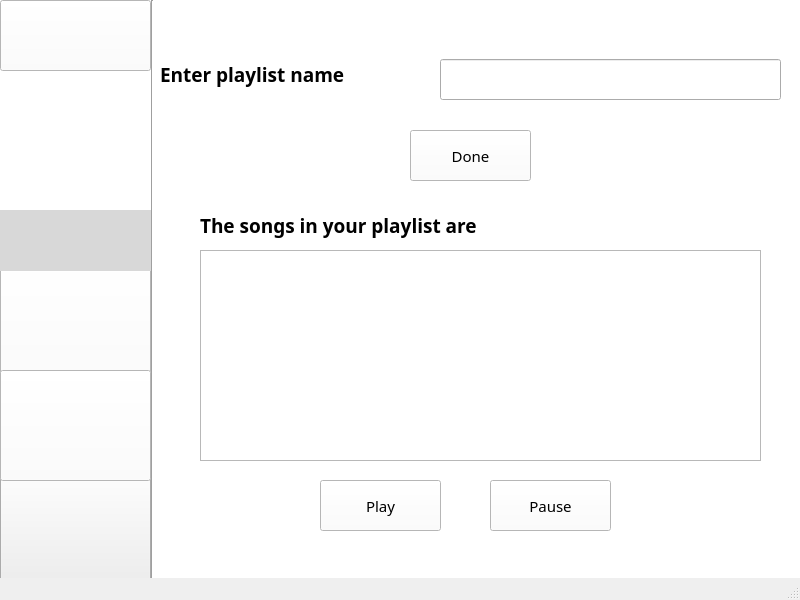
<?xml version="1.0" encoding="UTF-8"?>
<ui version="4.0">
 <class>MainWindow</class>
 <widget class="QMainWindow" name="MainWindow">
  <property name="geometry">
   <rect>
    <x>0</x>
    <y>0</y>
    <width>800</width>
    <height>600</height>
   </rect>
  </property>
  <property name="windowTitle">
   <string>MainWindow</string>
  </property>
  <widget class="QWidget" name="centralwidget">
   <widget class="QLabel" name="label_4">
    <property name="geometry">
     <rect>
      <x>160</x>
      <y>39</y>
      <width>261</width>
      <height>71</height>
     </rect>
    </property>
    <property name="font">
     <font>
      <family>Arial Black</family>
      <pointsize>14</pointsize>
      <weight>75</weight>
      <bold>true</bold>
     </font>
    </property>
    <property name="styleSheet">
     <string notr="true">alternate-background-color: rgb(85, 170, 255);</string>
    </property>
    <property name="text">
     <string>Enter playlist name</string>
    </property>
   </widget>
   <widget class="QLabel" name="label_6">
    <property name="geometry">
     <rect>
      <x>200</x>
      <y>190</y>
      <width>481</width>
      <height>71</height>
     </rect>
    </property>
    <property name="font">
     <font>
      <family>Arial Black</family>
      <pointsize>14</pointsize>
      <weight>75</weight>
      <bold>true</bold>
     </font>
    </property>
    <property name="styleSheet">
     <string notr="true">alternate-background-color: rgb(85, 170, 255);</string>
    </property>
    <property name="text">
     <string>The songs in your playlist are</string>
    </property>
   </widget>
   <widget class="QPushButton" name="pushButton_7">
    <property name="geometry">
     <rect>
      <x>320</x>
      <y>480</y>
      <width>121</width>
      <height>51</height>
     </rect>
    </property>
    <property name="font">
     <font>
      <family>Arial Rounded MT Bold</family>
      <pointsize>11</pointsize>
     </font>
    </property>
    <property name="styleSheet">
     <string notr="true">background-color: rgb(255, 255, 255);</string>
    </property>
    <property name="text">
     <string>Play</string>
    </property>
   </widget>
   <widget class="QPushButton" name="pushButton_6">
    <property name="geometry">
     <rect>
      <x>0</x>
      <y>460</y>
      <width>151</width>
      <height>121</height>
     </rect>
    </property>
    <property name="font">
     <font>
      <family>Arial Rounded MT Bold</family>
      <pointsize>11</pointsize>
     </font>
    </property>
    <property name="styleSheet">
     <string notr="true"/>
    </property>
    <property name="text">
     <string/>
    </property>
    <property name="icon">
     <iconset>
      <normaloff>../../cy.jpeg</normaloff>../../cy.jpeg</iconset>
    </property>
    <property name="iconSize">
     <size>
      <width>220</width>
      <height>113</height>
     </size>
    </property>
   </widget>
   <widget class="QLineEdit" name="lineEdit_2">
    <property name="geometry">
     <rect>
      <x>440</x>
      <y>59</y>
      <width>341</width>
      <height>41</height>
     </rect>
    </property>
   </widget>
   <widget class="QPushButton" name="pushButton">
    <property name="geometry">
     <rect>
      <x>0</x>
      <y>0</y>
      <width>151</width>
      <height>71</height>
     </rect>
    </property>
    <property name="styleSheet">
     <string notr="true">background-color: rgb(255, 255, 255);</string>
    </property>
    <property name="text">
     <string/>
    </property>
    <property name="icon">
     <iconset>
      <normaloff>../../h.jpeg</normaloff>../../h.jpeg</iconset>
    </property>
    <property name="iconSize">
     <size>
      <width>150</width>
      <height>78</height>
     </size>
    </property>
    <property name="autoDefault">
     <bool>true</bool>
    </property>
    <property name="default">
     <bool>false</bool>
    </property>
   </widget>
   <widget class="Line" name="line">
    <property name="geometry">
     <rect>
      <x>132</x>
      <y>0</y>
      <width>41</width>
      <height>581</height>
     </rect>
    </property>
    <property name="orientation">
     <enum>Qt::Vertical</enum>
    </property>
   </widget>
   <widget class="QPushButton" name="pushButton_8">
    <property name="geometry">
     <rect>
      <x>0</x>
      <y>140</y>
      <width>151</width>
      <height>81</height>
     </rect>
    </property>
    <property name="font">
     <font>
      <pointsize>11</pointsize>
     </font>
    </property>
    <property name="text">
     <string/>
    </property>
    <property name="icon">
     <iconset>
      <normaloff>../../settings.jpeg</normaloff>../../settings.jpeg</iconset>
    </property>
    <property name="iconSize">
     <size>
      <width>150</width>
      <height>78</height>
     </size>
    </property>
    <property name="autoDefault">
     <bool>true</bool>
    </property>
    <property name="default">
     <bool>true</bool>
    </property>
    <property name="flat">
     <bool>true</bool>
    </property>
   </widget>
   <widget class="QPushButton" name="pushButton_4">
    <property name="geometry">
     <rect>
      <x>410</x>
      <y>130</y>
      <width>121</width>
      <height>51</height>
     </rect>
    </property>
    <property name="font">
     <font>
      <family>Arial Rounded MT Bold</family>
      <pointsize>11</pointsize>
     </font>
    </property>
    <property name="styleSheet">
     <string notr="true">background-color: rgb(255, 255, 255);</string>
    </property>
    <property name="text">
     <string>Done</string>
    </property>
   </widget>
   <widget class="QPushButton" name="pushButton_2">
    <property name="geometry">
     <rect>
      <x>0</x>
      <y>70</y>
      <width>151</width>
      <height>71</height>
     </rect>
    </property>
    <property name="mouseTracking">
     <bool>false</bool>
    </property>
    <property name="styleSheet">
     <string notr="true">background-color: rgb(85, 170, 255);</string>
    </property>
    <property name="text">
     <string/>
    </property>
    <property name="icon">
     <iconset>
      <normaloff>../../WhatsApp Image 2020-05-10 at 8.41.22 PM.jpeg</normaloff>../../WhatsApp Image 2020-05-10 at 8.41.22 PM.jpeg</iconset>
    </property>
    <property name="iconSize">
     <size>
      <width>150</width>
      <height>78</height>
     </size>
    </property>
    <property name="checkable">
     <bool>false</bool>
    </property>
    <property name="autoDefault">
     <bool>true</bool>
    </property>
    <property name="default">
     <bool>true</bool>
    </property>
    <property name="flat">
     <bool>true</bool>
    </property>
   </widget>
   <widget class="QLabel" name="label">
    <property name="geometry">
     <rect>
      <x>0</x>
      <y>210</y>
      <width>151</width>
      <height>61</height>
     </rect>
    </property>
    <property name="font">
     <font>
      <family>Arial Rounded MT Bold</family>
      <pointsize>12</pointsize>
     </font>
    </property>
    <property name="styleSheet">
     <string notr="true">background-color: rgb(216, 216, 216);</string>
    </property>
    <property name="pixmap">
     <pixmap>../../WhatsApp Image 2020-05-10 at 8.41.24 PM (1).jpeg</pixmap>
    </property>
    <property name="scaledContents">
     <bool>true</bool>
    </property>
    <property name="wordWrap">
     <bool>true</bool>
    </property>
    <property name="openExternalLinks">
     <bool>true</bool>
    </property>
   </widget>
   <widget class="QLabel" name="label_5">
    <property name="geometry">
     <rect>
      <x>0</x>
      <y>-1</y>
      <width>151</width>
      <height>581</height>
     </rect>
    </property>
    <property name="styleSheet">
     <string notr="true">background-color: rgb(255, 255, 255);</string>
    </property>
    <property name="text">
     <string/>
    </property>
   </widget>
   <widget class="QPushButton" name="pushButton_3">
    <property name="geometry">
     <rect>
      <x>0</x>
      <y>260</y>
      <width>151</width>
      <height>121</height>
     </rect>
    </property>
    <property name="font">
     <font>
      <family>Arial Rounded MT Bold</family>
      <pointsize>10</pointsize>
     </font>
    </property>
    <property name="styleSheet">
     <string notr="true">background-color: rgb(255, 255, 255);</string>
    </property>
    <property name="text">
     <string/>
    </property>
    <property name="icon">
     <iconset>
      <normaloff>../../WhatsApp Image 2020-05-10 at 8.41.23 PM (1).jpeg</normaloff>../../WhatsApp Image 2020-05-10 at 8.41.23 PM (1).jpeg</iconset>
    </property>
    <property name="iconSize">
     <size>
      <width>215</width>
      <height>106</height>
     </size>
    </property>
   </widget>
   <widget class="QLabel" name="label_3">
    <property name="geometry">
     <rect>
      <x>10</x>
      <y>0</y>
      <width>801</width>
      <height>611</height>
     </rect>
    </property>
    <property name="font">
     <font>
      <pointsize>10</pointsize>
     </font>
    </property>
    <property name="styleSheet">
     <string notr="true">background-color: rgb(255, 255, 255);</string>
    </property>
    <property name="text">
     <string/>
    </property>
    <property name="pixmap">
     <pixmap>../../bg.jpeg</pixmap>
    </property>
    <property name="scaledContents">
     <bool>true</bool>
    </property>
   </widget>
   <widget class="QListWidget" name="listWidget">
    <property name="geometry">
     <rect>
      <x>200</x>
      <y>250</y>
      <width>561</width>
      <height>211</height>
     </rect>
    </property>
   </widget>
   <widget class="QPushButton" name="pushButton_5">
    <property name="geometry">
     <rect>
      <x>0</x>
      <y>370</y>
      <width>151</width>
      <height>111</height>
     </rect>
    </property>
    <property name="font">
     <font>
      <family>Arial Rounded MT Bold</family>
      <pointsize>11</pointsize>
     </font>
    </property>
    <property name="styleSheet">
     <string notr="true">background-color: rgb(255, 255, 255);</string>
    </property>
    <property name="text">
     <string/>
    </property>
    <property name="icon">
     <iconset>
      <normaloff>../../WhatsApp Image 2020-05-10 at 8.41.26 PM.jpeg</normaloff>../../WhatsApp Image 2020-05-10 at 8.41.26 PM.jpeg</iconset>
    </property>
    <property name="iconSize">
     <size>
      <width>200</width>
      <height>106</height>
     </size>
    </property>
   </widget>
   <widget class="QPushButton" name="pushButton_9">
    <property name="geometry">
     <rect>
      <x>490</x>
      <y>480</y>
      <width>121</width>
      <height>51</height>
     </rect>
    </property>
    <property name="font">
     <font>
      <family>Arial Rounded MT Bold</family>
      <pointsize>11</pointsize>
     </font>
    </property>
    <property name="styleSheet">
     <string notr="true">background-color: rgb(255, 255, 255);</string>
    </property>
    <property name="text">
     <string>Pause</string>
    </property>
   </widget>
   <zorder>label_3</zorder>
   <zorder>label_5</zorder>
   <zorder>label_4</zorder>
   <zorder>label_6</zorder>
   <zorder>pushButton_7</zorder>
   <zorder>pushButton_6</zorder>
   <zorder>lineEdit_2</zorder>
   <zorder>pushButton</zorder>
   <zorder>line</zorder>
   <zorder>pushButton_8</zorder>
   <zorder>pushButton_4</zorder>
   <zorder>pushButton_2</zorder>
   <zorder>pushButton_3</zorder>
   <zorder>listWidget</zorder>
   <zorder>pushButton_5</zorder>
   <zorder>label</zorder>
   <zorder>pushButton_9</zorder>
  </widget>
  <widget class="QMenuBar" name="menubar">
   <property name="geometry">
    <rect>
     <x>0</x>
     <y>0</y>
     <width>800</width>
     <height>26</height>
    </rect>
   </property>
  </widget>
  <widget class="QStatusBar" name="statusbar"/>
 </widget>
 <resources/>
 <connections/>
</ui>
